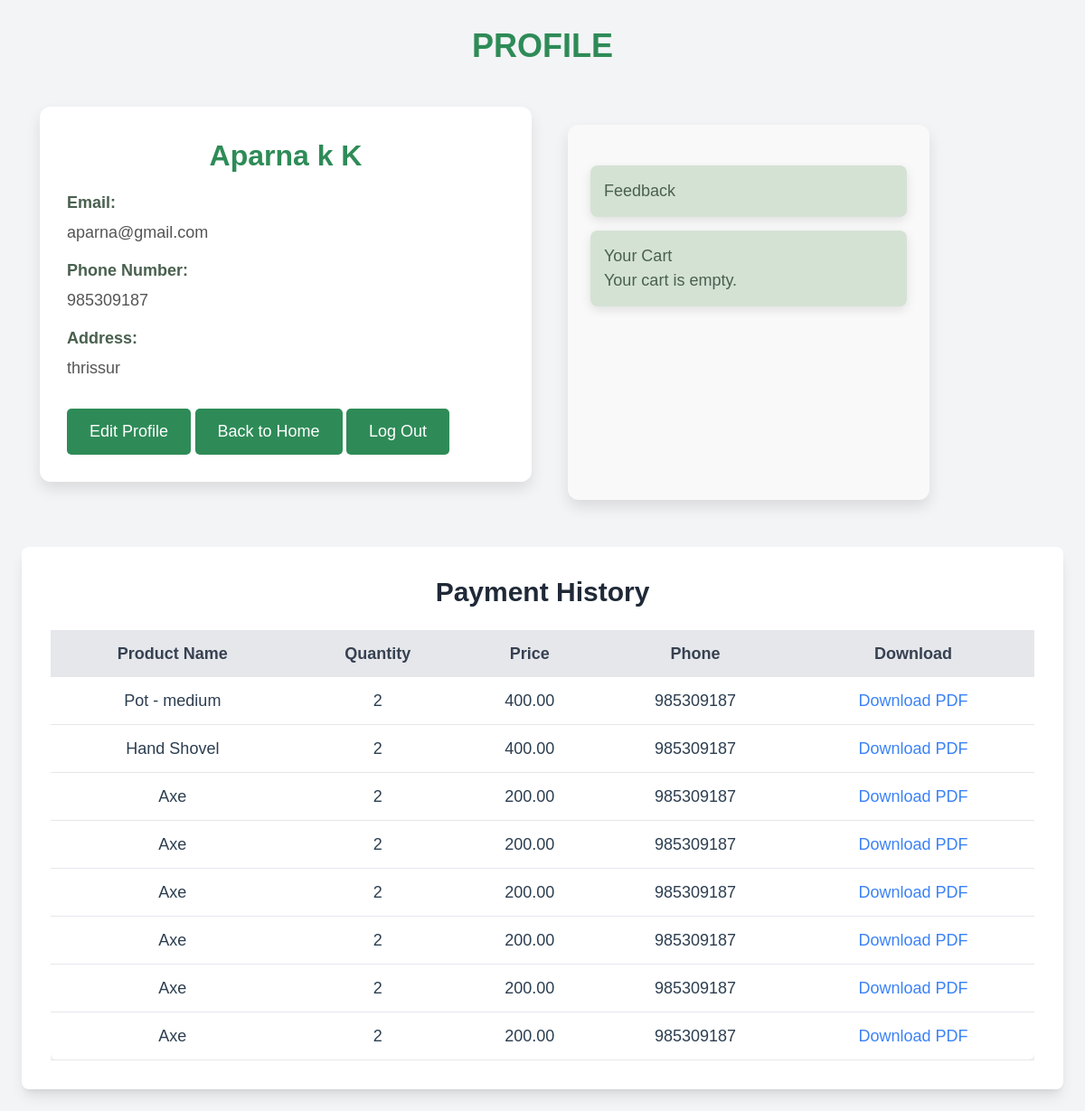
/userProfile/ (signed in), run on an earlier commit of the app's database.
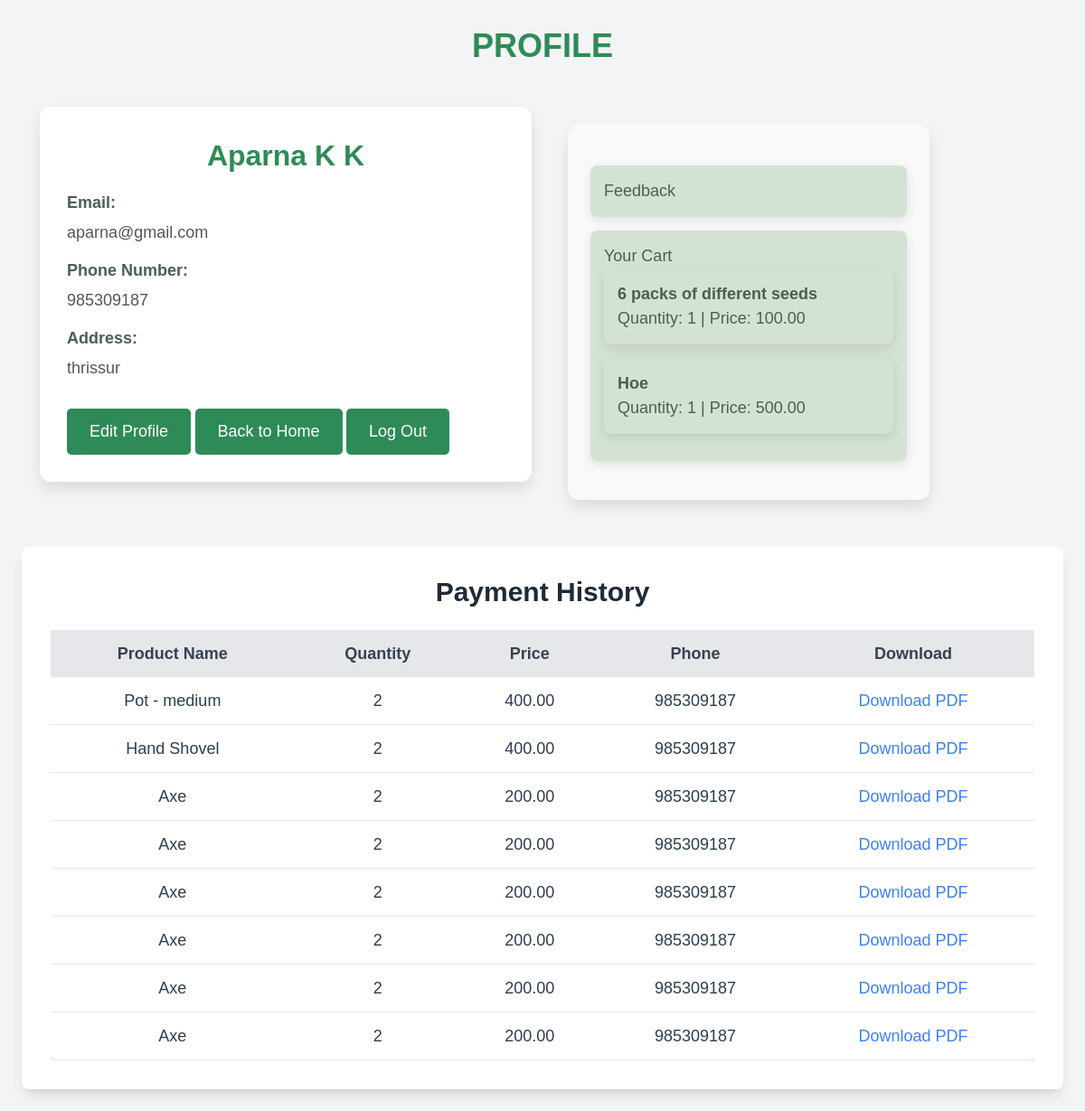
And on a later commit of the database.
### garden_app/models.py (models this page shows, shortened)
class user_reg(models.Model):
    STATUS=(
        ('applied','Applied'),
        ('approved','Approved'),
        ('rejected','Rejected'),
    )
    first_name=models.CharField(max_length=100)
    last_name=models.CharField(max_length=100)
    email=models.EmailField(unique=True,max_length=100)
    phone = models.CharField(max_length=10)
    password=models.CharField(max_length=100)
    confirm_password=models.CharField(max_length=100)
    address=models.CharField(max_length=100)
    reset_token = models.CharField(max_length=50, blank=True, null=True)
    status=models.CharField(max_length=20,choices=STATUS,default='applied')

class pay(models.Model):
    prod_name = models.CharField(max_length=100)
    quantity = models.IntegerField()  # Store as integer
    price = models.DecimalField(max_digits=10, decimal_places=2)  # Store as decimal
    phone = models.CharField(max_length=10)
    email = models.EmailField(max_length=100)

class cart(models.Model):
    prod_name = models.CharField(max_length=100)
    prod_type = models.CharField(max_length=100)
    quantity = models.IntegerField()  # Store as integer
    price = models.DecimalField(max_digits=10, decimal_places=2)  # Store as decimal
    seller_name = models.CharField(max_length=100)
    seller_phone = models.CharField(max_length=10)
    first_name = models.CharField(max_length=100)
    phone = models.CharField(max_length=10)
    email = models.EmailField(max_length=100)

### garden_app/views.py (the view)
# urls.py: path('userProfile/',views.userProfile,name="userProfile"),
def userProfile(request):
    email = request.session.get('ema')
    print(email)  # Get the user's email from the session
    if email:
        try:
            cr = user_reg.objects.get(email=email)
            payments = pay.objects.filter(email=email)
            cart_items = cart.objects.filter(email=email)  # Assuming the cart model has an email field
            user_info = {
                'first_name': cr.first_name,
                'last_name': cr.last_name,
                'address': cr.address,
                'phone': cr.phone,
                'email': cr.email,
                'cart_items': cart_items,
                'payments': payments,
                }  # Add cart items to the context
            return render(request, 'userProfile.html', user_info)
        except user_reg.DoesNotExist:
            return render(request, 'userProfile.html', {'error': 'User  not found.'})
    else:
        return render(request, 'login.html', {'error': 'You must be logged in to view your profile.'})

### garden_app/templates/userProfile.html (shortened to what this page needs)
{% load static %}
<!DOCTYPE html>
<html lang="en">
<head>
    <script src="https://cdn.tailwindcss.com"></script>
</head>
<body class="bg-gray-100 p-6">
    <div class="profile-heading">
      <B>PROFILE</B>
    </div>
    <div class="container">
        <div class="profile-header">
            <div class="profile-info">
                <div class="text-center">
                    <div class="profile-name">{{ first_name }} {{ last_name }}</div>
                </div>
                <div class="profile-info-item">
                    <label>Email:</label>
                    <span>{{ email }}</span>
                </div>
                <div class="profile-info-item">
                    <label>Phone Number:</label>
                    <span>{{ phone }}</span>
                </div>
                <div class="profile-info-item">
                    <label>Address:</label>
                    <span>{{ address }}</span>
                </div>
                <div class="mt-4">
                    <a href="/update_profile/" class="footer-link">Edit Profile</a>
                    <a href="/userHome/" class="footer-link">Back to Home</a>
                    <a class="footer-link" href="/user_logout/">Log Out</a>
                </div>
            </div>
        </div>
        <div class="sidebar">
            <div class="sidebar-item"><a href="/feedback_rate/">Feedback</a></div>
            <div class="sidebar-item"><a href="/cartlist/">Your Cart</a>
            {% if cart_items %}
                {% for item in cart_items %}
                    <div class="sidebar-item">
                        <p class="font-semibold">{{ item.prod_name }}</p>
                        <p>Quantity: {{ item.quantity }} | Price: {{ item.price }}</p>
                    </div>
                {% endfor %}
            {% else %}
                <p>Your cart is empty.</p>
            {% endif %}
        </div>
        </div>
    </div>
    <div class="bg-white p-8 rounded-lg shadow-lg mt-8">
        <h1 class="text-3xl font-extrabold text-gray-800 text-center">Payment History</h1>
        {% if payments %}
            <div class="overflow-x-auto mt-6">
                <table class="w-full border-collapse bg-white shadow-md rounded-lg text-lg">
                    <thead>
                        <tr class="bg-gray-200 text-gray-700">
                            <th class="py-3 px-4">Product Name</th>
                            <th class="py-3 px-4">Quantity</th>
                            <th class="py-3 px-4">Price</th>
                            <th class="py-3 px-4">Phone</th>
                            <th class="py-3 px-4">Download</th>
                        </tr>
                    </thead>
                    <tbody>
                        {% for payment in payments %}
                        <tr class="border-b hover:bg-gray-50">
                            <td class="py-3 px-4 text-center">{{ payment.prod_name }}</td>
                            <td class="py-3 px-4 text-center">{{ payment.quantity }}</td>
                            <td class="py-3 px-4 text-center">{{ payment.price }}</td>
                            <td class="py-3 px-4 text-center">{{ payment.phone }}</td>
                            <td class="py-3 px-4 text-center">
                                <a href="{% url 'download_payment_pdf' payment.id %}" class="text-blue-500 hover:underline">Download PDF</a>
                            </td>
                        </tr>
                        {% endfor %}
                    </tbody>
                </table>
            </div>
        {% else %}
            <p class="text-lg text-gray-600 mt-4 text-center">No payment details found for {{ email }}</p>
        {% endif %}
    </div>
</body>
</html>

What changed in the data, as far as the page shows it:
changed user_reg "Aparna": last_name "k K" → "K K"
added cart: prod_name "6 packs of different seeds", quantity "1", price "100.00"
added cart: prod_name "Hoe", quantity "1", price "500.00"
Also different on the page:
text no longer shown: "Your cart is empty."
